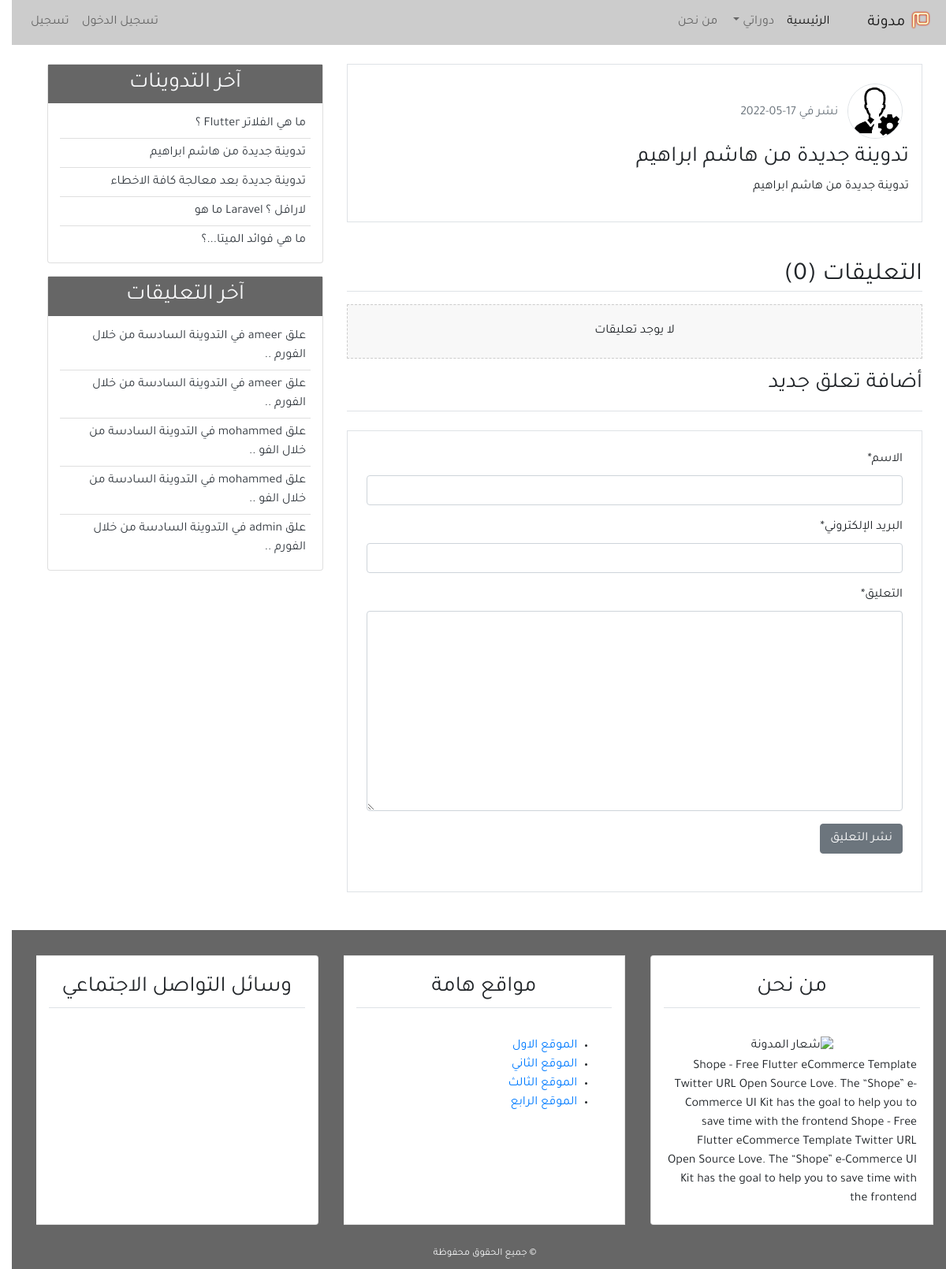
/detail/16/, run on the app's committed database.
### app_blog/models.py (models this page shows, shortened)
class Post(models.Model):
    title = models.CharField(max_length=100)
    content = models.TextField()
    post_date = models.DateTimeField(default=timezone.now)
    post_update = models.DateTimeField(auto_now=True)
    author = models.ForeignKey(User, on_delete=models.CASCADE)
    def __str__(self):
        return self.title
    class Meta:
        ordering = ('-post_date', )

class Comment(models.Model):
    name = models.CharField(max_length=50, verbose_name='الاسم')
    email = models.EmailField(verbose_name='البريد الإلكتروني')
    body = models.TextField(verbose_name='التعليق')
    comment_date = models.DateTimeField(auto_now_add=True)
    active = models.BooleanField(default=False)
    post = models.ForeignKey(
        Post, on_delete=models.CASCADE, related_name='comments')
    class Meta:
        ordering = ('-comment_date', )

### app_user/models.py (models this page shows, shortened)
class Profile(models.Model):
    image = models.ImageField(default='default.jpg', upload_to='profile_pics')
    user = models.OneToOneField(User, on_delete=models.CASCADE)

### app_blog/views.py (the view)
# urls.py: path('detail/<int:post_id>/', views.post_detail, name='detail'),
def post_detail(request, post_id):
    post = get_object_or_404(Post, pk=post_id)
    comments = post.comments.filter(active=True)
    if request.method == 'POST':
        comment_form = NewComment(data=request.POST)
        if comment_form.is_valid():
            new_comment = comment_form.save(commit=False)
            new_comment.post = post
            new_comment.save()
            comment_form = NewComment()
    else:
        comment_form = NewComment()
    context = {
        'title': post,
        'post':  post,
        'comments': comments,
        'comment_form': comment_form,
    }
    return render(request, 'app_blog/detail.html', context)

### app_blog/forms.py
class NewComment(forms.ModelForm):
    class Meta:
        model = Comment
        fields = ('name', 'email', 'body')

### app_blog/templatetags/post_tag.py (called while the page is built)
@register.inclusion_tag('app_blog/latest_posts.html')
def latest_posts():
    context = {
        'l_posts': Post.objects.all()[0:5],
    }
    return context

@register.inclusion_tag('app_blog/latest_comments.html')
def latest_comments():
    context = {
        'l_comments': Comment.objects.filter(active=True)[:5],
    }
    return context

### app_blog/templates/app_blog/detail.html (shortened to what this page needs)
{% extends 'app_blog/base.html' %}
{% block content %}
{% load crispy_forms_tags%}
<div class="border p-3 mb-4">
  <img
    class="img-fluid rounded-circle border m-2"
    style="width: 70px; height: 70px"
    width="70px"
    src="{{post.author.profile.image.url}}"
    alt="صورة الناشر"
  />
  <span class="text-secondary">نشر في {{post.post_date|date:'d-m-Y'}}</span>
  <h3>{{post.title}}</h3>
  <p>{{post.content}}</p>
</div>
<h2 class="border-bottom mt-5 mb-3">التعليقات ({{comments.count}})</h2>
{% for comment in comments %}
<ul class="p-3 comment">
  <h6 class="border-bottom p-2">
    ( {{comment.name}} )
    <span class="text-secondary">{{comment.comment_date|date:'d-m-Y'}}</span>
  </h6>
  {{comment.body}}
</ul>
{% empty %}
<h6 class="text-center p-4 mb-3 comment">لا يوجد تعليقات</h6>
{% endfor %}
<h3 class="border-bottom pb-3 mb-3">أضافة تعلق جديد</h3>
<div class="border p-4 mb-5 mt-4">
<form method="POST">
  {% csrf_token %} {{comment_form|crispy}}
  <input class="btn btn-secondary mb-4" type="submit" value="نشر التعليق" />
</form>
</div>
{% endblock content %}

### app_blog/templates/app_blog/latest_posts.html
<ul class="list-group-flush latest-post">
  {% for post in l_posts %}
  <li class="list-group-item latest-post-item">
    <a class="text-dark" href="{% url 'detail' post.id %}">{{post.title}}</a>
  </li>
  {% endfor %}
</ul>

### app_blog/templates/app_blog/latest_comments.html
<ul class="list-group-flush latest-comment">
  {% for comment in l_comments %}
  <li class="list-group-item latest-comment-item">
    <a class="text-dark" href="{% url 'detail' comment.post.id %}">
      {% if comment.body|length > 40 %} {{comment.body|slice:'45'}} ..
      {% else %}
      {{comment.body}} {% endif %}
    </a>
  </li>
  {% empty %}
  <li class="list-group-item latest-comment-item">لا يوجد تعليقات</li>
  {% endfor %}
</ul>

### app_blog/static/app_blog/css/main.css (style rules this page uses)
html, body { direction: rtl; text-align: right; }
body { font-family: "Tajawal", sans-serif; }
.latest-post, .latest-comment { padding: 0 15px; }
.latest-post .latest-post-item, .latest-comment .latest-comment-item { padding: 6px; }
.latest-post li:first-child, .latest-comment li:first-child { border-top: 0; }
.latest-post li:last-child, .latest-comment li:last-child { border-bottom: 0; padding-bottom: 0; }
.comment { background-color: #f8f8f8; border: 1px dashed #ccc; }

### data on the page
Post: author.profile.image (picture), post_date "17-05-2022", title "تدوينة جديدة من هاشم ابراهيم", content "تدوينة جديدة من هاشم ابراهيم"
Post: title "تدوينة جديدة بعد معالجة كافة الاخطاء"
Post: title "لارافل ؟ Laravel ما هو"
Post: title "ما هي فوائد الميتا...؟"
Comment: body "علق ameer في التدوينة السادسة من خلال الفورم"
Comment: body "علق ameer في التدوينة السادسة من خلال الفورم"
Comment: body "علق mohammed في التدوينة السادسة من خلال الفو"
Comment: body "علق mohammed في التدوينة السادسة من خلال الفو"
Comment: body "علق admin في التدوينة السادسة من خلال الفورم"

### other printed values
{{ comments.count }} "0"
